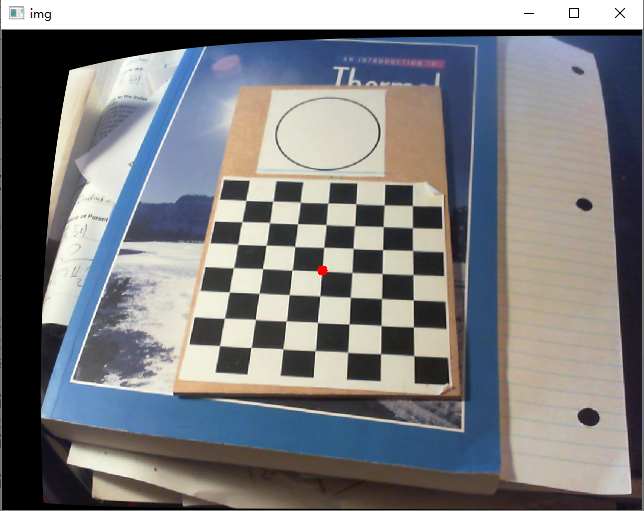
#> input picture milestone 2/Software/undistorted image.PNG, 644 x 511 px, given in place of the camera
$ python pose.py
#> lines starting #> are read from the running program, lines starting #| are printed output that depends on the picture; after the words box and inside, x2 and y2 are one past the last pixel; in counts of white or black regions, pixels touching at a corner belong together; long printed decimals are rounded
import numpy as np
import cv2
import glob
import os
import math
##modify line 7 for source, enter 0 if directly taken from camera
filename='VID_20200214_152950.mp4'
filename =0
##modily camera 0 for my Huawei phone, 1 for PiCam, 2 for Microsoft Webcam
camera=2
##modify key 0 for keyboard updated frame, key 1 for non interrupted video output
key=1
## press any key to advance a frame, press q to quit
savefile=[]
cap = cv2.VideoCapture(cv2.CAP_DSHOW)
criteria = (cv2.TERM_CRITERIA_EPS + cv2.TERM_CRITERIA_MAX_ITER, 30, 0.001)
objp = np.zeros((7*7,3), np.float32)
objp[:,:2] = np.mgrid[0:7,0:7].T.reshape(-1,2)
fourcc = cv2.VideoWriter_fourcc(*'XVID')
out = cv2.VideoWriter('output1.avi',fourcc, 20.0, (640,480))
mtx=[1,2,3]
dist=[1,2,3]
mtx[0]=[[3.99357119*10**3, 0, 1.46751797*10**3],[0, 4.10744370*10**3, 1.37886128*10**3],[0, 0, 1.00000000*10**0]]

dist[0]=[[-0.35385041,  1.93301963,  0.01392529, -0.0221485,  -3.27667525]]

mtx[1]=[[2.33231417*10**3, 0.00000000, 1.25557633*10**3],
 [0.00000000, 2.32852142*10**3, 9.16960057*10**2],
 [0.00000000, 0.00000000, 1.00000000]]
dist[1]=[[-4.11133440*10**(-2),  1.62518044, -3.67444770*10**(-3), -5.16801853*10**(-3), -7.97102971]]

mtx[2]=[[1.16887114*10**3, 0.00000000, 6.08676211*10**2],
 [0.00000000, 1.17063923*10**3, 3.59277197*10**2],
 [0.00000000, 0.00000000, 1.00000000]]
dist[2]=[[2.74639413*10**(-1),  -2.39794893, -3.43932065*10**(-3), -3.75716784*10**(-3), 9.83950931]]

mtx=np.float32(mtx[camera])
dist=np.float32(dist[camera])

#for blue filter
lower_blue = np.array([100,150,0])
upper_blue = np.array([140,255,255])

#draw axis for chessbaord
def draw(img, corners, imgpts,d,l):
    n=24
    corner = tuple(corners[n].ravel())
    # [6 lines of commented-out code are left out]

    xvec=[imgpts[0].ravel()-corners[n].ravel(),imgpts[3].ravel()-corners[n].ravel()]
    yvec=[imgpts[1].ravel()-corners[n].ravel(),imgpts[4].ravel()-corners[n].ravel()]
    zvec=imgpts[2].ravel()-corners[n].ravel()
    x=[]
    y=[]
    # print(xvec)
    # print(yvec)
    if (xvec[0][0]>=0):
        x+=[xvec[0]]
    if (xvec[1][0]>=0):
        x+=[xvec[1]]
    if (yvec[0][0]>=0):
        x+=[yvec[0]]
    if (yvec[1][0]>=0):
        x+=[yvec[1]]

    if (xvec[0][1]>=0):
        y+=[xvec[0]]
    if (xvec[1][1]>=0):
        y+=[xvec[1]]
    if (yvec[0][1]>=0):
        y+=[yvec[0]]
    if (yvec[1][1]>=0):
        y+=[yvec[1]]
    if len(x)<2 or len(y)<2:
        return img
    axis=[]
    if x[0][0]>x[1][0]:
        xaxis=x[0]
    else:
        xaxis=x[1]

    if y[0][1]>y[1][1]:
        yaxis=y[0]
    else:
        yaxis=y[1]
    print(xaxis,yaxis,corners[n][0])
    xaxis+=corners[n][0]
    yaxis+=corners[n][0]

    img = cv2.line(img, corner, tuple(xaxis.ravel()), (0,255,255), 4)
    img = cv2.line(img, corner, tuple(yaxis.ravel()), (255,255,0), 4)
    #print("xvec",xvec,"yvec",yvec,"zvec",zvec)

    #below is not functional
    if not l is None:
        for rho,theta in l[0]:
            a = np.cos(theta)
            b = np.sin(theta)
            x0 = a*rho
            y0 = b*rho
            x1 = int(x0 + 1000*(-b))
            y1 = int(y0 + 1000*(a))
            x2 = int(x0 - 1000*(-b))
            y2 = int(y0 - 1000*(a))

            img=cv2.line(img,(x1,y1),(x2,y2),(0,0,255),2)
            a1=[x1,y1]-corners[n].ravel()
            a2=[x2,y2]-corners[n].ravel()

    return img

#taken from the internet
def rotationMatrixToEulerAngles(R) :


    sy = math.sqrt(R[0,0] * R[0,0] +  R[1,0] * R[1,0])

    singular = sy < 1e-6

    if  not singular :
        x = math.atan2(R[2,1] , R[2,2])
        y = math.atan2(-R[2,0], sy)
        z = math.atan2(R[1,0], R[0,0])
    else :
        x = math.atan2(-R[1,2], R[1,1])
        y = math.atan2(-R[2,0], sy)
        z = 0

    return np.array([x, y, z])*180/math.pi


axis = np.float32([[3,0,0], [0,3,0], [3,3,-3],[3,6,0],[6,3,0]]).reshape(-1,3)
while (cap.isOpened()):
    ret, img = cap.read()
#> img is the input picture: shape (511, 644, 3); mean B, G, R 128.4, 126.1, 125.2
    gray = cv2.cvtColor(img,cv2.COLOR_BGR2GRAY)
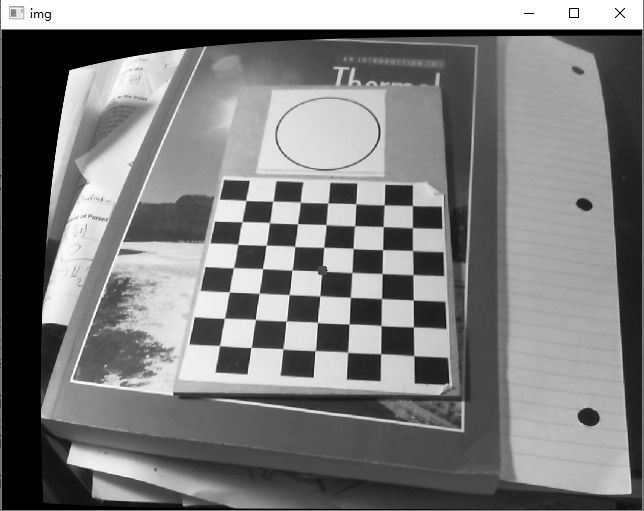
#> gray: shape (511, 644); min 0, max 255, mean 126.1
    dimensions = img.shape
#> dimensions = (511, 644, 3)

    hsv = cv2.cvtColor(img, cv2.COLOR_BGR2HSV)#converts to HSV space
#> hsv: shape (511, 644, 3); mean H, S, V 53, 51.2, 140.3

    mask = cv2.inRange(hsv, lower_blue, upper_blue)
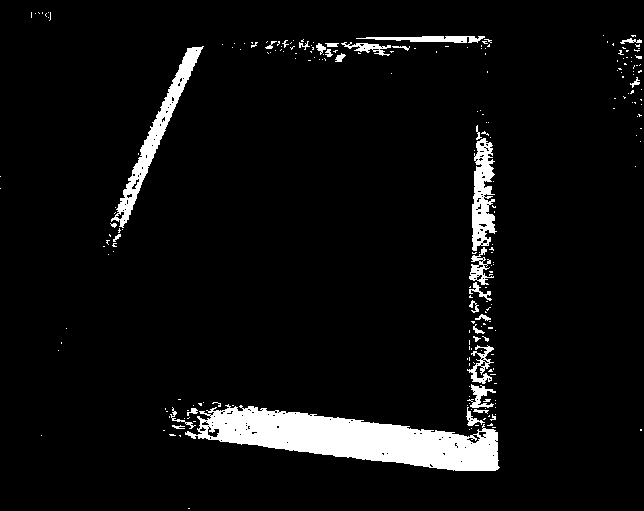
#> mask: shape (511, 644); 5.7% white; 232 white regions (201 under 20 px), largest, box (x1, y1, x2, y2) and area: (185, 404, 500, 471) 10843, (111, 46, 204, 228) 2481, (472, 138, 497, 251) 1693
    mask2=cv2.GaussianBlur(mask,(5,5),0)
    ret, maskk=cv2.threshold(mask2,0,255,cv2.THRESH_BINARY+cv2.THRESH_OTSU)
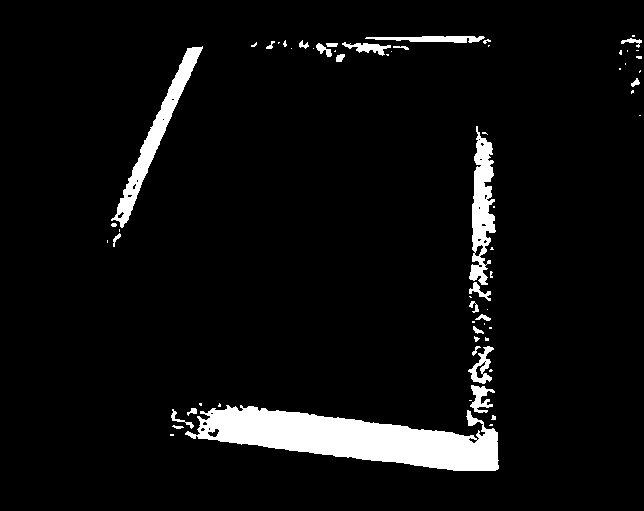
#> maskk: shape (511, 644); 5.8% white; 65 white regions (38 under 20 px), largest, box (x1, y1, x2, y2) and area: (185, 405, 499, 471) 11163, (111, 46, 203, 228) 2623, (469, 126, 496, 285) 2285
#> ret = 113
    maskk=cv2.GaussianBlur(maskk,(5,5),0)
    ret, maskk=cv2.threshold(maskk,0,255,cv2.THRESH_BINARY+cv2.THRESH_OTSU)
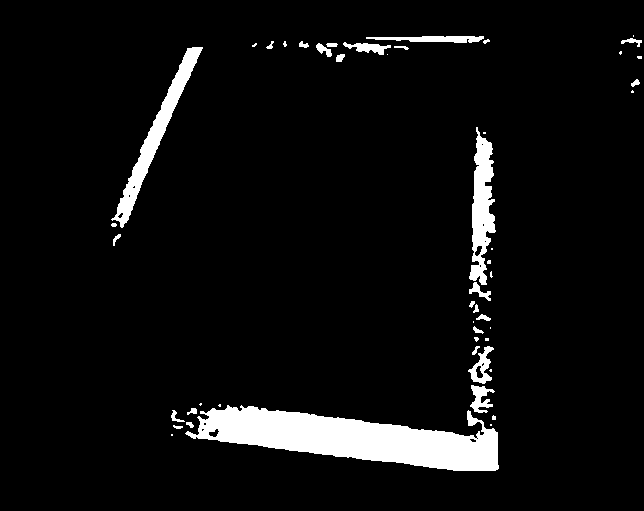
#> maskk: shape (511, 644); 5.8% white; 49 white regions (21 under 20 px), largest, box (x1, y1, x2, y2) and area: (185, 405, 499, 471) 11202, (111, 47, 203, 228) 2645, (469, 127, 496, 285) 2337
#> ret = 118
    ret, maskk=cv2.threshold(maskk,0,255,cv2.THRESH_BINARY+cv2.THRESH_OTSU)
#> ret = 0

    ret, maskk=cv2.threshold(maskk,0,255,cv2.THRESH_BINARY+cv2.THRESH_OTSU)
    #apply some filtering techniques
    #mask_gauss=cv2.adaptiveThreshold(mask,255,cv2.ADAPTIVE_THRESH_MEAN,cv2.THRESH_BINARY,11,2)
    img_blue=cv2.bitwise_and(img,img, mask= maskk)
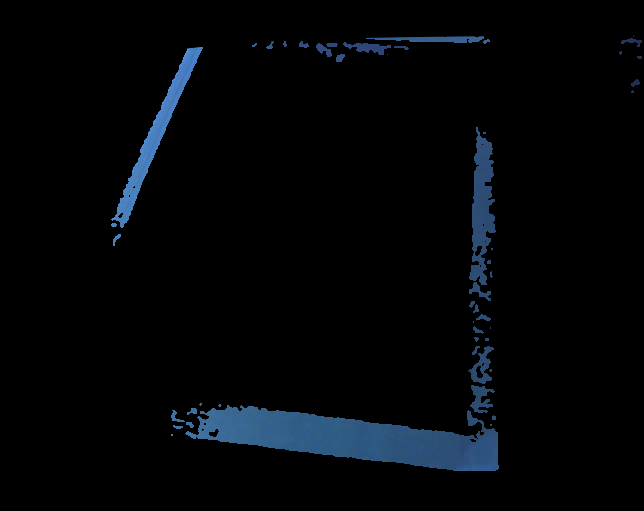
#> img_blue: shape (511, 644, 3); mean B, G, R 7.9, 5.3, 3


    ret, corners = cv2.findChessboardCorners(gray, (7,7),None)
#> ret = True; corners = 49 rows, first 8: [245.8, 200.5], [272.8, 201.2], [300.3, 202.1], [327.8, 203.1], [355.8, 203.8], [384.1, 204.9], [412.4, 205.6], [242, 221.6]
    k = cv2.waitKey(key)
#> (key Esc is pressed here)
    #cv2.imshow('img',cv2.resize(img_blue,None,fx=1, fy=1, interpolation = cv2.INTER_CUBIC))

    if ret == True:
        corners2 = cv2.cornerSubPix(gray,corners,(11,11),(-1,-1),criteria)
#> corners2 = 49 rows, first 8: [245.8, 200.5], [272.8, 201.2], [300.3, 202.2], [327.9, 203], [355.9, 203.8], [384.2, 204.9], [412.4, 205.6], [241.8, 221.7]
        # Find the rotation and translation vectors.
        hehe, rvecs, tvecs, inliers = cv2.solvePnPRansac(objp, corners2, mtx, dist)
#> hehe = True; rvecs = [0.711, -0.254, 0.108]; tvecs = [-12.16, -5.26, 37.86]; inliers = 25 values from 4 to 35

        # project 3D points to image plane
        imgpts, jac = cv2.projectPoints(axis, rvecs, tvecs, mtx, dist)
#> imgpts = [[324.3, 198.5], [228.2, 268.9], [323.6, 328.4], [319.5, 339.4], [411.1, 275.5]]
        rotmat=np.zeros(3*3)
        rotmat=cv2.Rodrigues(rvecs)
        #print ("\n" * 100)
        #print(rvecs,rotmat)
        #print(rotationMatrixToEulerAngles(rotmat[0])) #this line is commented out because I was testing out the blue filter at the time
        edges = cv2.Canny(maskk,50,150,apertureSize = 3)
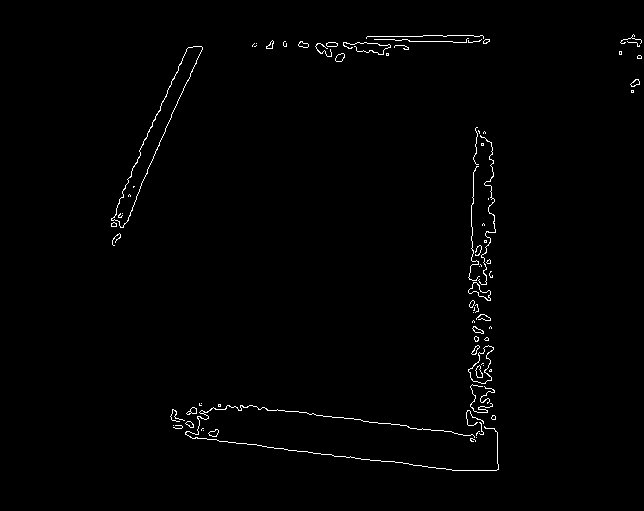
#> edges: shape (511, 644); 0.97% white in thin lines or dots, all inside (x1, y1, x2, y2) = (111, 34, 642, 471)


        lines = cv2.HoughLines(edges,1,np.pi/180,200)
#> lines = None
        frame = draw(img,corners2,imgpts,dimensions,lines)
#> in draw, `corner = tuple(corners[n].ravel())`: corner = (322.6, 270.7)
#> in draw, `xvec=[imgpts[0].ravel()-corners[n].ravel(),imgpts[3].ravel()-corners[n..`: xvec = [[1.65, -72.22], [-3.13, 68.65]]
#> in draw, `yvec=[imgpts[1].ravel()-corners[n].ravel(),imgpts[4].ravel()-corners[n..`: yvec = [[-94.43, -1.77], [88.48, 4.8]]
#> in draw, `zvec=imgpts[2].ravel()-corners[n].ravel()`: zvec = [1.04, 57.64]
#> in draw, `x+=[xvec[0]]`: x = [[1.65, -72.22]]
#> in draw, `x+=[yvec[1]]`: x = [[1.65, -72.22], [88.48, 4.8]]
#> in draw, `y+=[xvec[1]]`: y = [[-3.13, 68.65]]
#> in draw, `y+=[yvec[1]]`: y = [[-3.13, 68.65], [88.48, 4.8]]
#> in draw, `xaxis=x[1]`: xaxis = [88.48, 4.8]
#> in draw, `yaxis=y[0]`: yaxis = [-3.13, 68.65]
#| [88.479   4.796] [-3.131 68.655  ] [322.605 270.7114 ]
#> in draw, `xaxis+=corners[n][0]`: xaxis = [411.1, 275.5]
#> in draw, `yaxis+=corners[n][0]`: yaxis = [319.5, 339.4]
        #out.write(frame)
        cv2.imshow('img',cv2.resize(frame,None,fx=0.8, fy=0.8, interpolation = cv2.INTER_CUBIC))
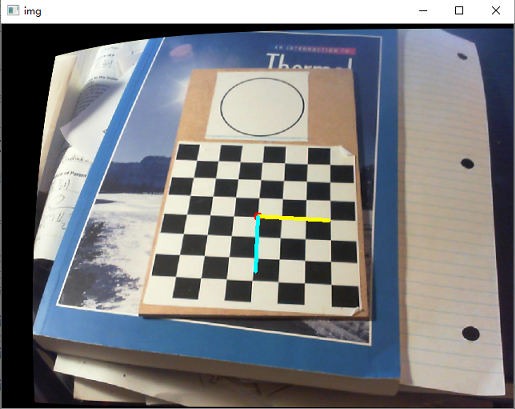
#> window 'img': shape (409, 515, 3); mean B, G, R 128.4, 126.4, 125.2
        #k = cv2.waitKey(key)
        if k==ord('b'):
            cv2.imshow('img_blue',cv2.resize(edges,None,fx=0.8, fy=0.8, interpolation = cv2.INTER_CUBIC))


    else:
        cv2.imshow('img',cv2.resize(img,None,fx=0.8, fy=0.8, interpolation = cv2.INTER_CUBIC))
        #k=cv2.waitKey(key)
        #out.write(img)
        if k==ord('b'):
            cv2.imshow('img_blue',cv2.resize(img_blue,None,fx=0.8, fy=0.8, interpolation = cv2.INTER_CUBIC))


cap.release()
out.release()
cv2.destroyAllWindows()

$ run again, on milestone 2/Software/callibration.jpg
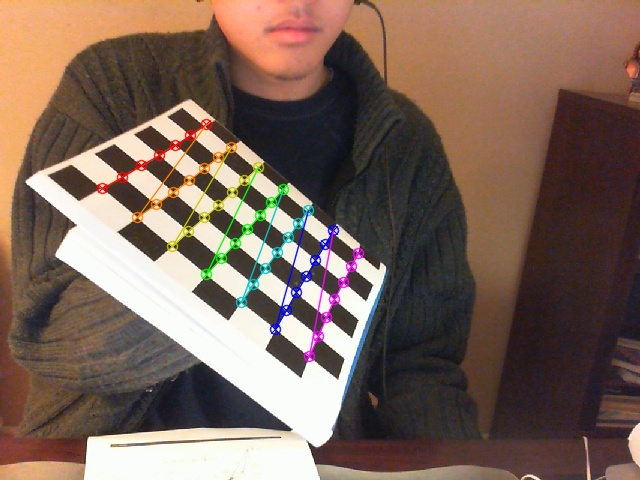
#> input picture milestone 2/Software/callibration.jpg, 640 x 480 px, given in place of the camera
#> img is the input picture: shape (480, 640, 3); mean B, G, R 89.9, 101.3, 123
#> hsv: shape (480, 640, 3); mean H, S, V 47.1, 81.3, 125.6
#> `mask = cv2.inRange(hsv, lower_blue, upper_blue)`:
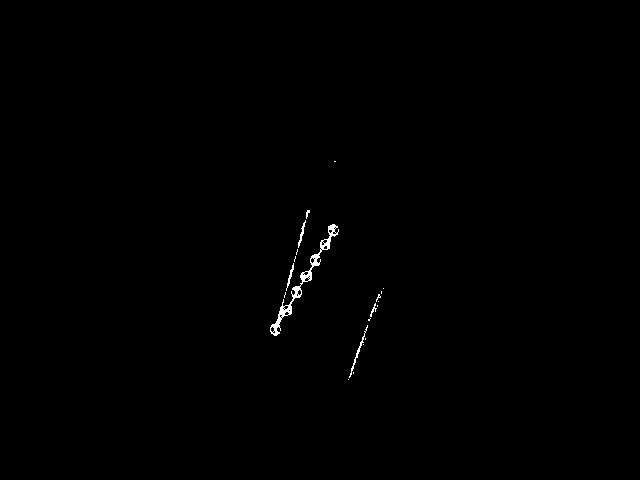
#> mask: shape (480, 640); 0.33% white in thin lines or dots, all inside (x1, y1, x2, y2) = (270, 161, 384, 380)
#> `ret, maskk=cv2.threshold(mask2,0,255,cv2.THRESH_BINARY+cv2.THRESH_OTSU)`: ret = 74
#> `ret, maskk=cv2.threshold(maskk,0,255,cv2.THRESH_BINARY+cv2.THRESH_OTSU)`:
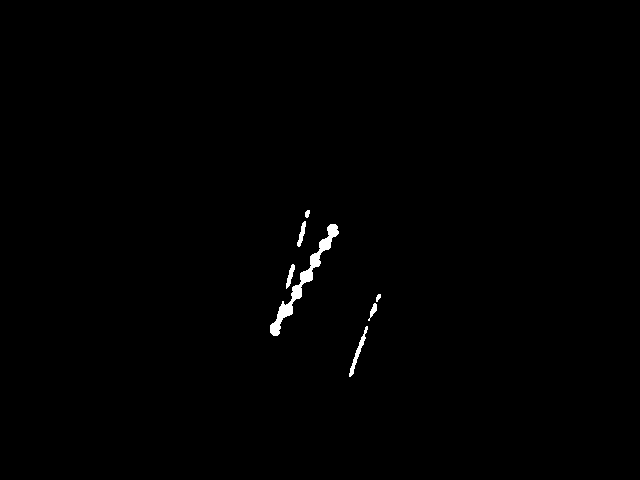
#> maskk: shape (480, 640); 0.52% white; 7 white regions, largest, box (x1, y1, x2, y2) and area: (270, 224, 339, 336) 1078, (349, 326, 368, 377) 196, (297, 221, 306, 247) 106
#> `ret, maskk=cv2.threshold(maskk,0,255,cv2.THRESH_BINARY+cv2.THRESH_OTSU)`: ret = 99
#> `ret, maskk=cv2.threshold(maskk,0,255,cv2.THRESH_BINARY+cv2.THRESH_OTSU)`: ret = 0
#> `ret, corners = cv2.findChessboardCorners(gray, (7,7),None)`: ret = False; corners = None
